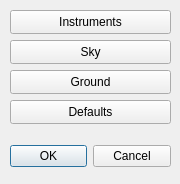
<?xml version="1.0" encoding="UTF-8"?>
<ui version="4.0">
 <class>HUD2DialogColor</class>
 <widget class="QDialog" name="HUD2DialogColor">
  <property name="geometry">
   <rect>
    <x>0</x>
    <y>0</y>
    <width>180</width>
    <height>184</height>
   </rect>
  </property>
  <property name="windowTitle">
   <string>Dialog</string>
  </property>
  <widget class="QDialogButtonBox" name="buttonBox">
   <property name="geometry">
    <rect>
     <x>10</x>
     <y>140</y>
     <width>161</width>
     <height>32</height>
    </rect>
   </property>
   <property name="orientation">
    <enum>Qt::Horizontal</enum>
   </property>
   <property name="standardButtons">
    <set>QDialogButtonBox::Cancel|QDialogButtonBox::Ok</set>
   </property>
  </widget>
  <widget class="QPushButton" name="instrumentsButton">
   <property name="geometry">
    <rect>
     <x>10</x>
     <y>10</y>
     <width>161</width>
     <height>24</height>
    </rect>
   </property>
   <property name="toolTip">
    <string>&lt;html&gt;&lt;head/&gt;&lt;body&gt;&lt;p&gt;Change color of HUD instruments, i.e. horizon, climb meter, etc.&lt;/p&gt;&lt;/body&gt;&lt;/html&gt;</string>
   </property>
   <property name="text">
    <string>Instruments</string>
   </property>
  </widget>
  <widget class="QPushButton" name="skyButton">
   <property name="geometry">
    <rect>
     <x>10</x>
     <y>40</y>
     <width>161</width>
     <height>24</height>
    </rect>
   </property>
   <property name="toolTip">
    <string>&lt;html&gt;&lt;head/&gt;&lt;body&gt;&lt;p&gt;Change color of sky&lt;/p&gt;&lt;/body&gt;&lt;/html&gt;</string>
   </property>
   <property name="text">
    <string>Sky</string>
   </property>
  </widget>
  <widget class="QPushButton" name="gndButton">
   <property name="geometry">
    <rect>
     <x>10</x>
     <y>70</y>
     <width>161</width>
     <height>24</height>
    </rect>
   </property>
   <property name="toolTip">
    <string>&lt;html&gt;&lt;head/&gt;&lt;body&gt;&lt;p&gt;Change color of ground&lt;/p&gt;&lt;/body&gt;&lt;/html&gt;</string>
   </property>
   <property name="text">
    <string>Ground</string>
   </property>
  </widget>
  <widget class="QPushButton" name="defaultsButton">
   <property name="geometry">
    <rect>
     <x>10</x>
     <y>100</y>
     <width>161</width>
     <height>24</height>
    </rect>
   </property>
   <property name="toolTip">
    <string>&lt;html&gt;&lt;head/&gt;&lt;body&gt;&lt;p&gt;Set default colors&lt;/p&gt;&lt;/body&gt;&lt;/html&gt;</string>
   </property>
   <property name="text">
    <string>Defaults</string>
   </property>
  </widget>
 </widget>
 <resources/>
 <connections>
  <connection>
   <sender>buttonBox</sender>
   <signal>accepted()</signal>
   <receiver>HUD2DialogColor</receiver>
   <slot>accept()</slot>
   <hints>
    <hint type="sourcelabel">
     <x>90</x>
     <y>155</y>
    </hint>
    <hint type="destinationlabel">
     <x>89</x>
     <y>91</y>
    </hint>
   </hints>
  </connection>
  <connection>
   <sender>buttonBox</sender>
   <signal>rejected()</signal>
   <receiver>HUD2DialogColor</receiver>
   <slot>reject()</slot>
   <hints>
    <hint type="sourcelabel">
     <x>90</x>
     <y>155</y>
    </hint>
    <hint type="destinationlabel">
     <x>89</x>
     <y>91</y>
    </hint>
   </hints>
  </connection>
 </connections>
</ui>
